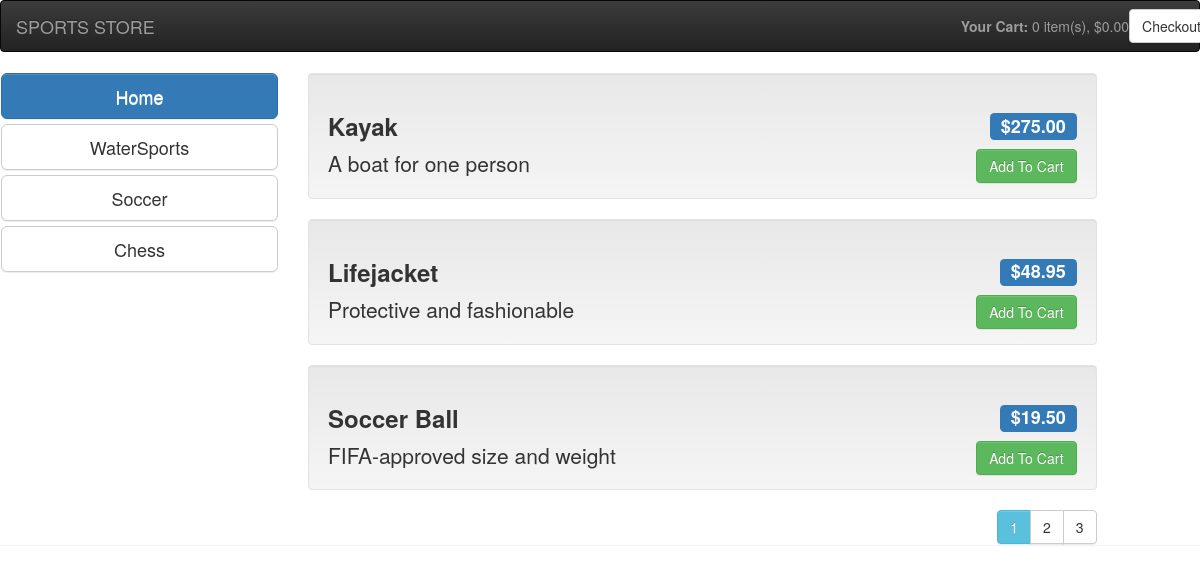
Page /products on the committed database.
### ecommerce/models.py (models this page shows)
class Product(db.Model):
    id = db.Column(db.Integer, primary_key=True)
    name = db.Column(db.String(80), unique=True, nullable=False)
    description = db.Column(db.String(500), nullable=False)
    price = db.Column(db.Float, nullable=False)
    category = db.Column(db.String(80), nullable=False)
    image_flie = db.Column(db.String(20), nullable=False, default='default.jpg')

### ecommerce/routes.py (the view)
@app.route("/")
@app.route("/products")
def products():
    form = CartForm()
    cart = get_cart()
    page = request.args.get('page', 1, type=int)
    products = Product.query.paginate(page=page, per_page=page_size)
    categories = get_categories()
    return render_template('list.html', cart=cart, products=products, categories=categories, form=form)

### ecommerce/forms.py
class CartForm(FlaskForm):
    id = IntegerField('id', validators=[DataRequired()])
    return_url = StringField('return_url', validators=[DataRequired()])
    submit = SubmitField('Add To Cart')

### ecommerce/forms.py (called while the page is built)
    def compute_total_value(self):
        return sum([line.product.price * line.quantity for line in self.line_collection])

    def compute_quantity_sum(self):
        return sum([line.quantity for line in self.line_collection])

### ecommerce/routes.py (called while the page is built)
def get_categories():
    products_ = Product.query.all()
    categories = []
    for product in products_:
        if product.category not in categories:
            categories.append(product.category)
    return categories

def get_cart():
    obj = Cart()
    return obj

### ecommerce/templates/list.html (shortened to what this page needs)
{% extends "layout.html" %}
  {% block checkout %}
  <a class="btn btn-default navbar-btn" href="{{ url_for('index') }}"> Checkout</a>
  {% endblock %}
  {% block details %}
    <b> Your Cart: </b>
   {{ cart.compute_quantity_sum() }} item(s),
   {{ "$%.2f" | format(cart.compute_total_value()) }}
{% endblock %}
{% block category %}
{% if "products" in request.base_url %}
 <a class = "btn btn-block btn-default btn-lg btn-primary" href="{{url_for('products') }}"> Home </a>
 {% else %}
 <a class = "btn btn-block btn-default btn-lg" href="{{url_for('products') }}"> Home </a>
{% endif %}
  {% for category in categories %}
      {% if category in request.base_url %}
      <a class = "btn btn-block btn-default btn-lg btn-primary" href="{{url_for('category', category=category) }}"> {{ category }} </a>
      {% else %}
      <a class = "btn btn-block btn-default btn-lg" href="{{url_for('category', category=category) }}"> {{ category }} </a>
      {% endif %}
   {% endfor %}
{% endblock %}
{% block content %}
      {% if products %}
         {% for product in products.items %}
          <div class="well">
          <h3>
            <strong> {{ product.name }} </strong>
            <span class="pull-right label label-primary"> {{ "$%.2f" | format(product.price) }}  </span>
          </h3>
             <form action="{{ url_for('add_to_cart') }}" method="POST">
               <div class="pull-right">
                  {{ form.submit(class="btn btn-success")}}
                </div>
             </form>
             <span class="lead"> {{ product.description }} </span>
          </div>
          {% endfor %}
      {% endif %}
       <div class="btn-group pull-right">
         {% if products %}
         {% for page_num in products.iter_pages() %}
            {% if page_num %}
            {% if page_num != products.page %}
            <a class="btn btn-default" href="{{ url_for('products', page=page_num) }}"> {{ page_num }} </a>
            {% else %}
            <a class="btn btn-info" href="{{ url_for('products', page=page_num) }}"> {{ page_num }} </a>
            {% endif %}
            {% else%}
              <span> ... </span>
            {% endif %}
         {% endfor %}
      {% endif %}
      </div>
{% endblock %}

### ecommerce/templates/layout.html (shortened to what this page needs)
<!DOCTYPE html>
<html lang="en">
<head>
    <link href="static/bootstrap-theme.css" rel="stylesheet" />
    <link href="static/bootstrap.css" rel="stylesheet" />
</head>
<body>
    <div class="navbar navbar-inverse" role="navigation">
        <a class="navbar-brand" href="#">SPORTS STORE</a>
        <div class="navbar-right">
            {% block checkout %}
            {% endblock %}
        </div>
        <div class="navbar-text navbar-right">
            {% block details %}
            {% endblock %}
        </div>
    </div>
    <div class="row panel">
        <div id="categories" class="col-xs-3">
            {% block category %}
            {% endblock %}
        </div>
        <div class="col-xs-8">
            {% block content %} {% endblock %}
        </div>
    </div>
</body>
</html>

### rows in the picture
Product: category "WaterSports", name "Kayak", price "$275.00", description "A boat for one person"
Product: category "Soccer", name "Soccer Ball", price "$19.50", description "FIFA-approved size and weight"
Product: category "Chess"
Product: name "Lifejacket", price "$48.95", description "Protective and fashionable"

### other values in the picture
{{ cart.compute_quantity_sum() }} "0"
{{ "$%.2f" | format(cart.compute_total_value()) }} "$0.00"
{{ page_num }} "1"
{{ page_num }} "2" "3"
